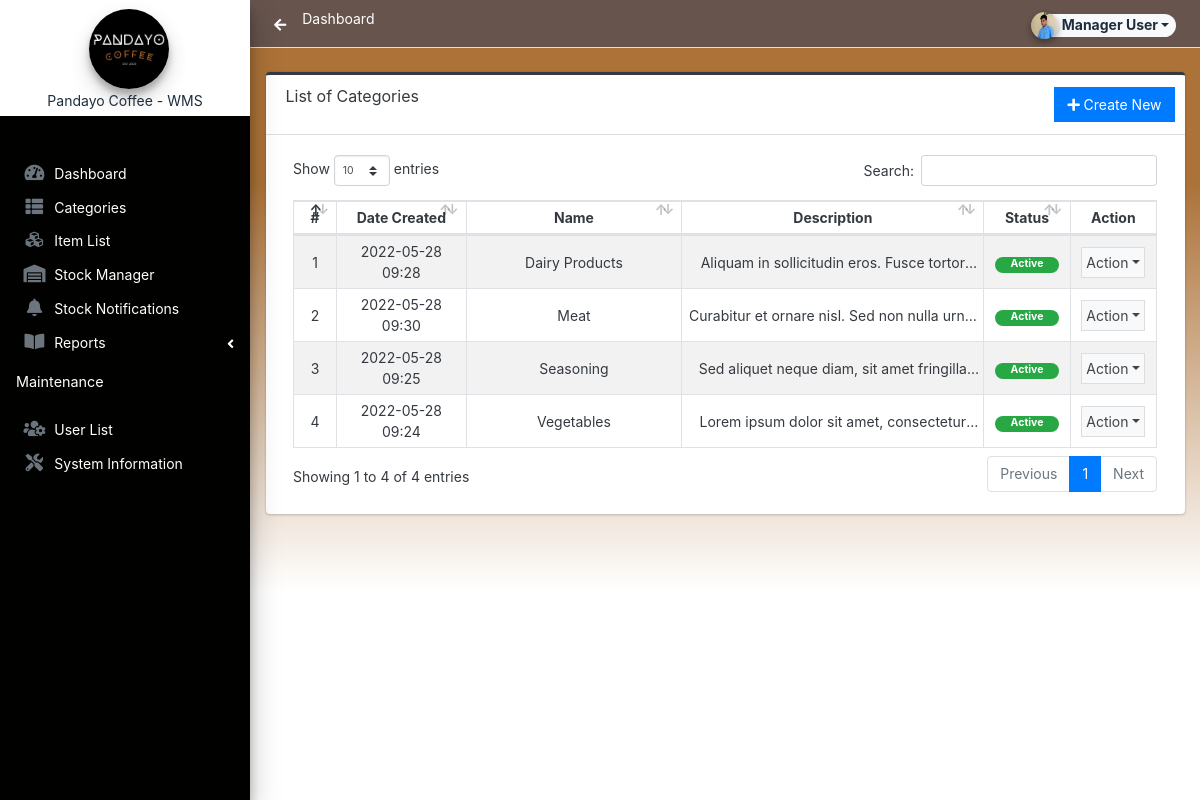
Page /admin/?page=categories/index (signed in) on the committed database.
### tables this page shows
CREATE TABLE `category_list` (
  `id` int(30) NOT NULL,
  `name` text NOT NULL,
  `unit` varchar(250) NOT NULL DEFAULT 'pcs',
  `description` text NOT NULL,
  `status` tinyint(1) NOT NULL DEFAULT 1,
  `delete_flag` tinyint(1) NOT NULL DEFAULT 0,
  `date_created` datetime NOT NULL DEFAULT current_timestamp(),
  `date_updated` datetime NOT NULL DEFAULT current_timestamp() ON UPDATE current_timestamp()
);

### admin/categories/index.php (the view, shortened to what this page needs)
<div class="card card-outline rounded-5 card-dark">
	<div class="card-header">
		<h3 class="card-title">List of Categories</h3>
		<div class="card-tools">
			<a href="javascript:void(0)" id="create_new" class="btn btn-flat btn-primary"><span class="fas fa-plus"></span>  Create New</a>
		</div>
	</div>
	<div class="card-body">
        <div class="container-fluid">
			<table class="table table-hover table-striped table-bordered text-center" id="list">
				<colgroup>
					<col width="5%">
					<col width="15%">
					<col width="25%">
					<col width="35%">
					<col width="10%">
					<col width="10%">
				</colgroup>
				<thead>
					<tr>
						<th>#</th>
						<th>Date Created</th>
						<th>Name</th>
						<th>Description</th>
						<th>Status</th>
						<th>Action</th>
					</tr>
				</thead>
				<tbody>
					<?php
					$i = 1;
						$qry = $conn->query("SELECT * from `category_list` where delete_flag = 0 order by `name` asc ");
						while($row = $qry->fetch_assoc()):
					?>
						<tr>
							<td class="text-center"><?php echo $i++; ?></td>
							<td><?php echo date("Y-m-d H:i",strtotime($row['date_created'])) ?></td>
							<td class=""><?= $row['name'] ?></td>
							<td class=""><p class="mb-0 truncate-1"><?= strip_tags(htmlspecialchars_decode($row['description'])) ?></p></td>
							<td class="text-center">
                                <?php if($row['status'] == 1): ?>
                                    <span class="badge badge-success px-3 rounded-pill">Active</span>
                                <?php else: ?>
                                    <span class="badge badge-danger px-3 rounded-pill">Inactive</span>
                                <?php endif; ?>
                            </td>
							<td align="center">
								 <button type="button" class="btn btn-flat p-1 btn-default btn-sm dropdown-toggle dropdown-icon" data-toggle="dropdown">
				                  		Action
				                  </button>
							</td>
						</tr>
					<?php endwhile; ?>
				</tbody>
			</table>
		</div>
	</div>
</div>

### rows in the picture
category_list: date_created "2022-05-28 09:28", name "Dairy Products", description "Aliquam in sollicitudin eros. Fusce…", status "Active"
category_list: date_created "2022-05-28 09:30", name "Meat", description "Curabitur et ornare nisl. Sed non nulla…", status "Active"
category_list: date_created "2022-05-28 09:25", name "Seasoning", description "Sed aliquet neque diam, sit amet…", status "Active"
category_list: date_created "2022-05-28 09:24", name "Vegetables", description "Lorem ipsum dolor sit amet,…", status "Active"

### other values in the picture
$pageTitle "Dashboard"
$_settings->userdata('firstname').' '.$_settings->userdata('lastname') "Manager User"
$_settings->info('short_name') "Pandayo Coffee - WMS"
